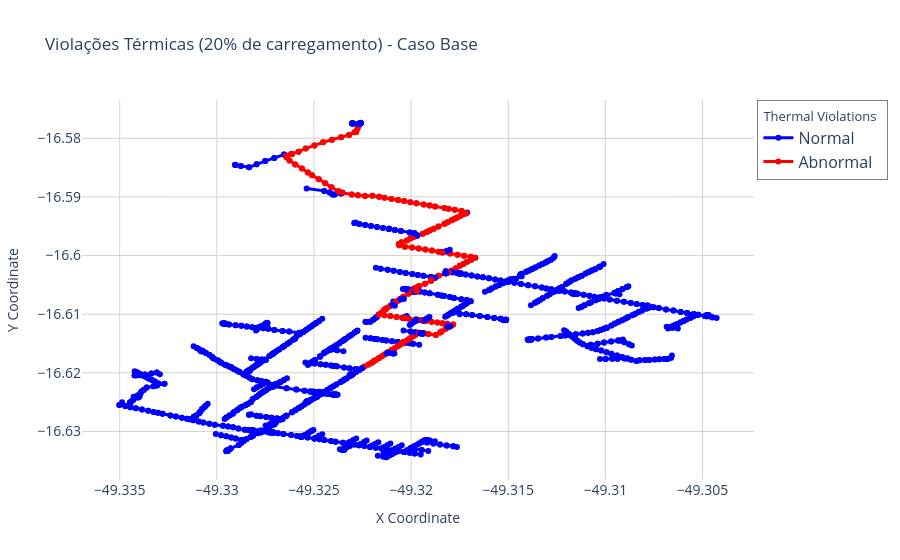
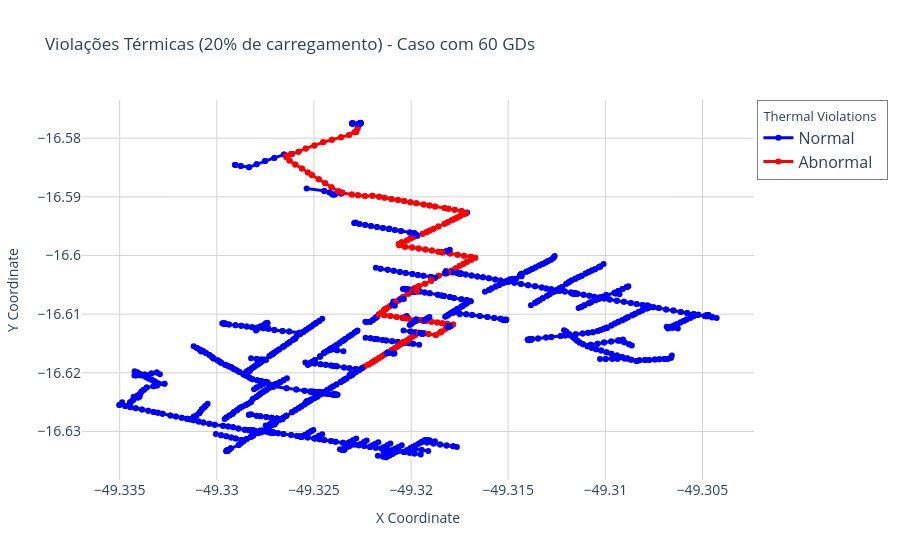
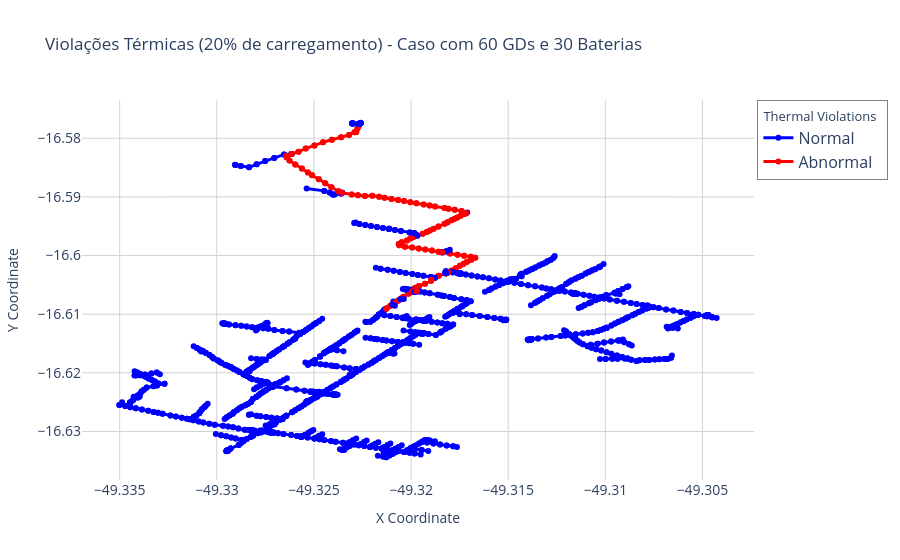
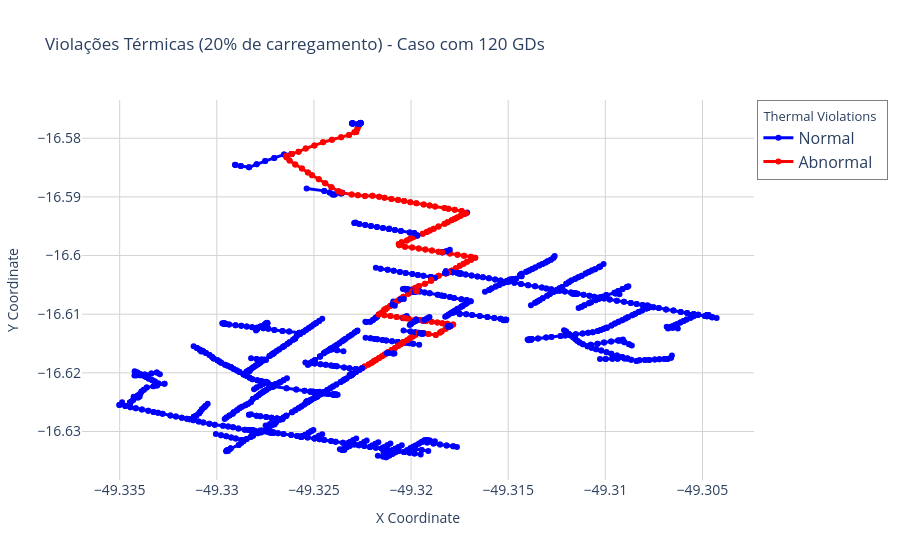

Notebook code cell kept with these figures, in order:
### Markdown cell above
Mapa Violações Térmicas

### Code cell
import py_dss_interface
from py_dss_toolkit import dss_tools
import pandas as pd
import pickle

dss = py_dss_interface.DSS()

dss_file = r"C:\Dados_teste\OpenDSS\CBA\Alim_Meia_Ponte_5_REDUZIDO\Master_PyDSS_Interface.dss"
#dss_file = r"C:\Users\IVAN SANTOS\Documents\OpenDSS\Alim_Meia_Ponte_5_REDUZIDO\Master_PyDSS_Interface.dss"

dss_tools.update_dss(dss)

dss.text(f"compile [{dss_file}]")

cases = ["base", "60_gd", "60_gd_30_bess", "120_gd", "120_gd_60_bess"]
titles = {
    "base": "Caso Base",
    "60_gd": "Caso com 60 GDs",
    "60_gd_30_bess": "Caso com 60 GDs e 30 Baterias",
    "120_gd": "Caso com 120 GDs",
    "120_gd_60_bess": "Caso com 120 GDs e 60 Baterias",
}


dfs_monitor = {}
df_energymeter = pd.DataFrame(columns=["Caso", "Perdas (kWh)", "Energia (kWh)", "Energia injetada (kWh)"])
dfs_voltage = {}
dfs_monitor_pf = {}
dfs_storage = {}
dfs_monitor_pv = {}
dfs_battery = {}

for case in cases:

    dss.text(f"compile [{dss_file}]")

    if case == "60_gd":
        dss.text("Redirect 'PV_System_60_MeiaPonte.dss'")
        dss.text("Redirect 'Monitor_PV.dss'")
    
    elif case == "120_gd":
        dss.text("Redirect 'PV_System_120_MeiaPonte.dss'")
        dss.text("Redirect 'Monitores_PV_120.dss'")
    
    elif case == "60_gd_30_bess":
        dss.text("Redirect 'PV_System_60_MeiaPonte.dss'")
        #dss.text("Redirect 'BATERIAS_30.dss'")
        dss.text("Redirect 'Battery_30.dss'")
        dss.text("Redirect 'Monitor_Baterias_30.dss'")

    elif case == "120_gd_60_bess":
        dss.text("Redirect 'PV_System_120_MeiaPonte.dss'")
        #dss.text("Redirect 'BATERIAS_60.dss'")
        dss.text("Redirect 'Battery_60.dss'")
        dss.text("Redirect 'Monitor_Baterias_60.dss'")

    else:
        dss.text("!Redirect 'BATERIAS_60.dss'")
    
    dss.text(f"buscoords BusCoords.csv")

    dss.text("set mode=daily")
    dss.text("set stepsize=1h")
    dss.text("set number=1")

    socs = []

    for h in range(24):
        #if dss.solution.hour == 24:
            #dss.meters.reset_all()
        dss.solution.solve()

        if dss.storages.count > 0:
            dss.storages.first()
            dss.storages.next()   #Para pegar a bateria 2, comentar se for pegar a 1
            name_battery = dss.storages.name
            soc = dss.storages.pu_soc
            socs.append(soc)

    #dss.text("sample")

    dss_tools.results.set_violation_current_limit_type(limit_type="emerg_amps")
    dss_tools.results.set_currents_loading_threshold_percent(threshold_percent=20)
    dss_tools.interactive_view.circuit_plot(
        parameter="thermal violations", 
        title=f"Violações Térmicas (20% de carregamento) - {titles[case]}", 
        show=True)

    if dss.storages.count > 0:
        dfs_storage[f"{name_battery}_{case}"] = socs

    meter_values = dss.meters.register_values

    #print(f"\n {titles[case]}\n")
    #print(f"Energia total: {meter_values[0]:.2f} kWh")
    #print(f"Perdas totais: {meter_values[12]:.2f} kWh\n")

    ##### Monitor - Power Flow Substation ####

    dfs_monitor[f"{case}_df"] = dss_tools.results.monitor("feeder")
    dfs_monitor[f"{case}_df"]["Total Power"] = dfs_monitor[f"{case}_df"][' P1 (kW)'] + dfs_monitor[f"{case}_df"][' P2 (kW)'] + dfs_monitor[f"{case}_df"][' P3 (kW)']

    ##### Monitors - Voltage #####

    monitor_names = dss.monitors.names

    for monitor_name in monitor_names:
        if "voltage" in monitor_name.lower():
            dfs_voltage[f"{monitor_name}_{case}_df"] = dss_tools.results.monitor(monitor_name)
        
        elif "battery" in monitor_name.lower():
            dfs_battery[f"{monitor_name}_{case}_df"] = dss_tools.results.monitor(monitor_name)
        ##### Monitors - Power Flow #####

        else:
            dfs_monitor_pf[f"{monitor_name}_{case}_df"] = dss_tools.results.monitor(monitor_name)

    
    injection = 0
    for chave, df in dfs_monitor_pf.items():    #Items() retorna a tupla (chave, item)

        if chave.endswith(f"_{case}_df") and "trf_" in chave:
            if " P3 (kW)" in df.columns:
                df["Total Power"] = df[" P1 (kW)"] + df[" P2 (kW)"] + df[" P3 (kW)"]
            else:
                df["Total Power"] = df[" P1 (kW)"] + df[" P2 (kW)"]

            #injection += df.query("`Total Power` < 0 and Hour > 24")["Total Power"].sum()  #Descomentar para 48h
            injection += df.query("`Total Power` < 0")["Total Power"].sum()   #Comentar para 48h


    ### Monitors - Geração PV

    for chave in dfs_monitor_pf:
        if chave.endswith(f"_{case}_df") and "pv_" in chave:
            dfs_monitor_pv[chave] = dfs_monitor_pf[chave]

    with open("dataframes.pkl", "wb") as f:
        pickle.dump(dfs_monitor_pv, f)

    ######## Criação do DataFrame "Energymeter" #####
    nova_linha = pd.DataFrame([{
        "Caso": titles[case], 
        "Energia (kWh)": meter_values[0], 
        "Perdas (kWh)": meter_values[12],
        "Energia injetada (kWh)": injection
    }])

    df_energymeter = pd.concat([df_energymeter, nova_linha], ignore_index=True)

#display(dfs_monitor["120_gd_60_bess_df"])

storages_soc_df = pd.DataFrame(dfs_storage)
#display(storages_soc_df)

display(df_energymeter)
print(dfs_voltage["voltage_trf_5286812a_120_gd_60_bess_df"].columns)
